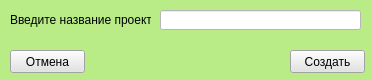
<?xml version="1.0" encoding="UTF-8"?>
<ui version="4.0">
 <class>Form</class>
 <widget class="QWidget" name="Form">
  <property name="geometry">
   <rect>
    <x>0</x>
    <y>0</y>
    <width>371</width>
    <height>80</height>
   </rect>
  </property>
  <property name="windowTitle">
   <string>Form</string>
  </property>
  <property name="styleSheet">
   <string notr="true">background-color: #B9EC87;</string>
  </property>
  <widget class="QLineEdit" name="lineEdit">
   <property name="geometry">
    <rect>
     <x>160</x>
     <y>10</y>
     <width>201</width>
     <height>20</height>
    </rect>
   </property>
   <property name="styleSheet">
    <string notr="true">background-color: white;</string>
   </property>
   <property name="placeholderText">
    <string/>
   </property>
  </widget>
  <widget class="QPushButton" name="pushButton">
   <property name="geometry">
    <rect>
     <x>290</x>
     <y>50</y>
     <width>75</width>
     <height>23</height>
    </rect>
   </property>
   <property name="styleSheet">
    <string notr="true">background-color: #E3E3E3;</string>
   </property>
   <property name="text">
    <string>Создать</string>
   </property>
  </widget>
  <widget class="QPushButton" name="pushButton_2">
   <property name="geometry">
    <rect>
     <x>10</x>
     <y>50</y>
     <width>75</width>
     <height>23</height>
    </rect>
   </property>
   <property name="styleSheet">
    <string notr="true">background-color: #E3E3E3;</string>
   </property>
   <property name="text">
    <string>Отмена</string>
   </property>
  </widget>
  <widget class="QLabel" name="label">
   <property name="geometry">
    <rect>
     <x>10</x>
     <y>10</y>
     <width>141</width>
     <height>20</height>
    </rect>
   </property>
   <property name="text">
    <string>Введите название проекта</string>
   </property>
  </widget>
 </widget>
 <resources/>
 <connections/>
</ui>
